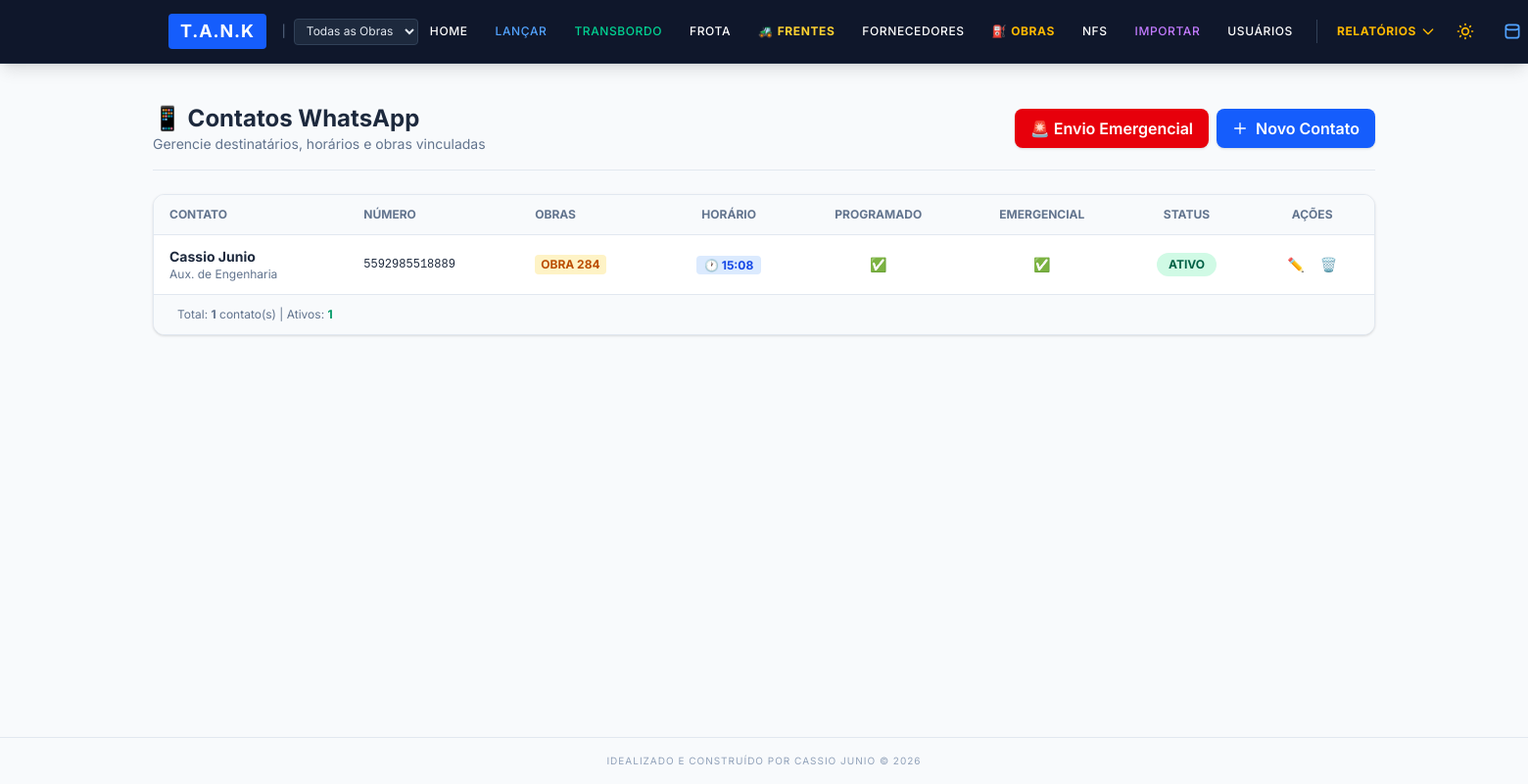
Page /whatsapp/contatos (signed in) on the committed database.
### app/models.py (models this page shows, shortened)
class WhatsAppContato(db.Model):
    __tablename__ = 'whatsapp_contatos'
    id = db.Column(db.Integer, primary_key=True)
    nome = db.Column(db.String(100), nullable=False)
    funcao = db.Column(db.String(100))
    numero = db.Column(db.String(20), nullable=False, unique=True)
    ativo = db.Column(db.Boolean, default=True)
    receber_alertas_programados = db.Column(db.Boolean, default=True)
    receber_emergenciais = db.Column(db.Boolean, default=True)  # NOVO
    horario_envio = db.Column(db.String(5), default='07:00')     # NOVO
    data_cadastro = db.Column(db.DateTime, default=datetime.utcnow)
    obras = db.relationship('Obra', secondary='whatsapp_contato_obra', backref='contatos_whatsapp')

class Obra(db.Model):
    __tablename__ = 'obras'
    id = db.Column(db.Integer, primary_key=True)
    codigo = db.Column(db.String(20), unique=True, nullable=False, index=True)
    nome = db.Column(db.String(150), nullable=False)
    local = db.Column(db.String(200))
    responsavel = db.Column(db.String(100))
    ativa = db.Column(db.Boolean, default=True, nullable=False)
    data_inicio = db.Column(db.Date)
    data_criacao = db.Column(db.DateTime, default=datetime.utcnow)
    abastecimentos = db.relationship('Abastecimento', backref='obra_rel', lazy=True)
    entradas = db.relationship('EntradaInsumo', backref='obra_rel', lazy=True)
    transferencias = db.relationship('Transferencia', backref='obra_rel', lazy=True)
    fornecedores = db.relationship('Fornecedor', backref='obra_rel', lazy=True)
    usuarios = db.relationship('Usuario', backref='obra_rel', lazy=True, foreign_keys='Usuario.obra_padrao_id')
    frentes_servico = db.relationship('FrenteServico', backref='obra_rel', lazy=True)

### app/routes/whatsapp.py (the view, shortened to what this page needs)
@whatsapp_bp.route('/whatsapp/contatos', methods=['GET', 'POST'])
@admin_required
def contatos():
    return render_template(
        'whatsapp_contatos.html',
        contatos=WhatsAppContato.query.order_by(WhatsAppContato.nome).all(),
        obras_lista=Obra.query.filter_by(ativa=True).order_by(Obra.nome).all()
    )

### app/models.py (called while the page is built)
@login_manager.user_loader
def load_user(user_id):
    return Usuario.query.get(int(user_id))

    @property
    def is_admin(self):
        return self.nivel_acesso == 'administrador'

    @property
    def is_lancador(self):
        return self.nivel_acesso in ['administrador', 'lancador']

    @property
    def is_global(self):
        return self.acesso_global or self.is_admin

### app/routes/auth.py (called while the page is built)
def admin_required(f):
    @wraps(f)
    def decorated_function(*args, **kwargs):
        if not current_user.is_authenticated or not current_user.is_admin:
            flash('Acesso negado. Funcionalidade restrita a Administradores.', 'danger')
            return redirect(url_for('dashboard.index'))
        return f(*args, **kwargs)
    return decorated_function

### app/templates/whatsapp_contatos.html (shortened to what this page needs)
{% extends "base.html" %}
{% block content %}
<div x-data="{
    openModal: false,
    editMode: false,
    contatoEdit: { id: '', nome: '', funcao: '', numero: '', horario_envio: '07:00', obras: [], receber_alertas: true }
}" class="space-y-6">
    <div class="flex flex-col sm:flex-row sm:items-center sm:justify-between border-b border-slate-200 dark:border-slate-700 pb-4">
        <div>
            <h1 class="text-2xl font-bold text-slate-800 dark:text-white">📱 Contatos WhatsApp</h1>
            <p class="text-slate-500 dark:text-slate-400 text-sm">Gerencie destinatários, horários e obras vinculadas</p>
        </div>
        <div class="flex gap-2 mt-3 sm:mt-0">
            <form action="{{ url_for('whatsapp.envio_emergencial') }}" method="POST" class="inline">
                <button type="submit" class="bg-red-600 hover:bg-red-700 text-white px-4 py-2 rounded-lg font-semibold shadow-sm transition flex items-center gap-2"
                        onclick="return confirm('Enviar alerta emergencial para TODOS os contatos ativos agora?')">
                    🚨 Envio Emergencial
                </button>
            </form>
            <button @click="openModal = true; editMode = false; contatoEdit = { id: '', nome: '', funcao: '', numero: '', horario_envio: '07:00', obras: [], receber_alertas: true }"
                    class="bg-blue-600 hover:bg-blue-700 text-white px-4 py-2 rounded-lg font-semibold shadow-sm transition flex items-center gap-2">
                <svg class="w-4 h-4" fill="none" stroke="currentColor" viewBox="0 0 24 24">
                    <path stroke-linecap="round" stroke-linejoin="round" stroke-width="2" d="M12 4v16m8-8H4"></path>
                </svg>
                Novo Contato
            </button>
        </div>
    </div>
    <div class="bg-white dark:bg-slate-800 rounded-xl shadow-sm border border-slate-200 dark:border-slate-700 overflow-hidden">
        <div class="overflow-x-auto">
            <table class="min-w-full divide-y divide-slate-200 dark:divide-slate-700 text-sm">
                <thead class="bg-slate-50 dark:bg-slate-900/50 uppercase text-xs text-slate-500 dark:text-slate-400">
                    <tr>
                        <th class="px-4 py-3 text-left">Contato</th>
                        <th class="px-4 py-3 text-left">Número</th>
                        <th class="px-4 py-3 text-left">Obras</th>
                        <th class="px-4 py-3 text-center">Horário</th>
                        <th class="px-4 py-3 text-center">Programado</th>
                        <th class="px-4 py-3 text-center">Emergencial</th>
                        <th class="px-4 py-3 text-center">Status</th>
                        <th class="px-4 py-3 text-center">Ações</th>
                    </tr>
                </thead>
                <tbody class="divide-y divide-slate-200 dark:divide-slate-700">
                    {% for contato in contatos %}
                    <tr class="hover:bg-slate-50 dark:hover:bg-slate-700/50 transition">
                        <td class="px-4 py-3">
                            <div class="font-bold text-slate-800 dark:text-white">{{ contato.nome }}</div>
                            <div class="text-xs text-slate-500">{{ contato.funcao or '-' }}</div>
                        </td>
                        <td class="px-4 py-3 font-mono text-xs">{{ contato.numero }}</td>
                        <td class="px-4 py-3">
                            {% if contato.obras %}
                            <div class="flex flex-wrap gap-1">
                                {% for obra in contato.obras %}
                                <span class="bg-amber-100 dark:bg-amber-900/30 text-amber-700 dark:text-amber-300 px-1.5 py-0.5 rounded text-xs font-bold">{{ obra.codigo }}</span>
                                {% endfor %}
                            </div>
                            {% else %}
                            <span class="text-emerald-600 font-bold text-xs">🌐 TODAS</span>
                            {% endif %}
                        </td>
                        <td class="px-4 py-3 text-center">
                            <span class="bg-blue-100 dark:bg-blue-900/30 text-blue-700 dark:text-blue-300 px-2 py-0.5 rounded text-xs font-bold">
                                🕐 {{ contato.horario_envio or '07:00' }}
                            </span>
                        </td>
                        <td class="px-4 py-3 text-center">
                            {% if contato.receber_alertas_programados %}
                            <span class="text-emerald-500">✅</span>
                            {% else %}
                            <span class="text-slate-300">—</span>
                            {% endif %}
                        </td>
                        <td class="px-4 py-3 text-center">
                            {% if contato.receber_emergenciais %}
                            <span class="text-red-500">✅</span>
                            {% else %}
                            <span class="text-slate-300">—</span>
                            {% endif %}
                        </td>
                        <td class="px-4 py-3 text-center">
                            <form action="{{ url_for('whatsapp.toggle_contato', id=contato.id) }}" method="POST" class="inline">
                                <button type="submit"
                                        class="px-3 py-1 rounded-full text-xs font-bold transition
                                               {% if contato.ativo %}
                                               bg-emerald-100 text-emerald-800 dark:bg-emerald-500/20 dark:text-emerald-400 hover:bg-emerald-200
                                               {% else %}
                                               bg-red-100 text-red-800 dark:bg-red-500/20 dark:text-red-400 hover:bg-red-200
                                               {% endif %}">
                                    {{ 'ATIVO' if contato.ativo else 'INATIVO' }}
                                </button>
                            </form>
                        </td>
                        <td class="px-4 py-3 text-center">
                            <div class="flex justify-center gap-2">
                                <button @click="openModal = true; editMode = true; contatoEdit = {
                                    id: '{{ contato.id }}',
                                    nome: {{ contato.nome | tojson | forceescape }},
                                    funcao: {{ (contato.funcao or '') | tojson | forceescape }},
                                    numero: {{ contato.numero | tojson | forceescape }},
                                    horario_envio: {{ (contato.horario_envio or '07:00') | tojson | forceescape }},
                                    obras: [{% for obra in contato.obras %}'{{ obra.id }}'{% if not loop.last %},{% endif %}{% endfor %}],
                                    receber_alertas: {{ 'true' if contato.receber_alertas_programados else 'false' }},
                                    receber_emergenciais: {{ 'true' if contato.receber_emergenciais else 'false' }}
                                }" class="text-blue-600 hover:text-blue-800 p-1" title="Editar">
                                    ✏️
                                </button>
                                <form action="{{ url_for('whatsapp.excluir_contato', id=contato.id) }}" method="POST" class="inline"
                                      onsubmit="return confirm('Excluir este contato?')">
                                    <button type="submit" class="text-red-500 hover:text-red-700 p-1" title="Excluir">
                                        🗑️
                                    </button>
                                </form>
                            </div>
                        </td>
                    </tr>
                    {% endfor %}
                </tbody>
            </table>
        </div>
        {% if contatos %}
        <div class="px-6 py-3 bg-slate-50 dark:bg-slate-900/50 border-t border-slate-200 dark:border-slate-700 text-xs text-slate-500 dark:text-slate-400">
            Total: <strong>{{ contatos|length }}</strong> contato(s) |
            Ativos: <strong class="text-emerald-600">{{ contatos|selectattr('ativo', 'equalto', true)|list|length }}</strong>
        </div>
        {% endif %}
    </div>
</div>
{% endblock %}

### app/templates/base.html (style rules this page uses)
body { font-family: 'Inter', sans-serif; }

### rows in the picture
WhatsAppContato: nome "Cassio Junio", funcao "Aux. de Engenharia", numero "5592985518889", horario_envio "15:08", ativo "ATIVO"
Obra: codigo "OBRA 284"

### other values in the picture
{{ contatos|length }} "1"
{{ contatos|selectattr('ativo', 'equalto', true)|list|length }} "1"
